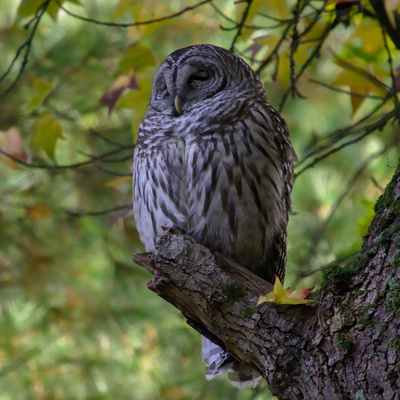
%> input picture Labs/lab24/owl.jpg, 400 x 400 px
$ octave owlImage.m   (GNU Octave 9; MATLAB toolbox functions it lacks are replaced by stand-ins)
%> lines starting %> are read from the running program, lines starting %| are printed output that depends on the picture
### Labs/lab24/scale_layers.m
## usage: scale_layers(array, weights)
##
## multiply each layer of a 3D array by the corresponding weight
function out = scale_layers(array, weights)
  #out = array .* reshape(weights,[1,1,3]);
  out = array .* vec(weights, 3);
endfunction

%!test
%! onez = ones(3,3);
%! A=cat(3,onez, 2*onez, 3*onez);
%! B=cat(3,onez, 6*onez, 15*onez);
%! assert(scale_layers(A,[1;3;5]),B)

### Labs/lab24/monochrome.m
function out = monochrome(in, weights=[0.21,0.72,0.07])
  #out = in .* reshape(weights,[1,1,3]);
  #out = in .* vec(weights, 3);
  out = sum(scale_layers(in, weights),3);
endfunction

### Labs/lab24/owlImage.m
owl=imread("owl.jpg");
%> owl is the input picture: size 400x400x3 uint8; mean R, G, B 91.6, 96, 62.7
monochromez=monochrome(owl);
%> in scale_layers, `out = array .* vec(weights, 3);`:
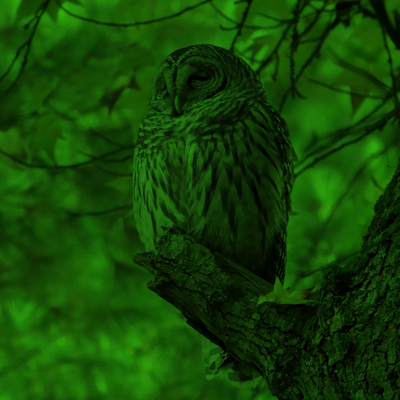
%> out: size 400x400x3 uint8; mean R, G, B 19.2, 69.1, 4.4
%> in monochrome, `out = sum(scale_layers(in, weights),3);`:
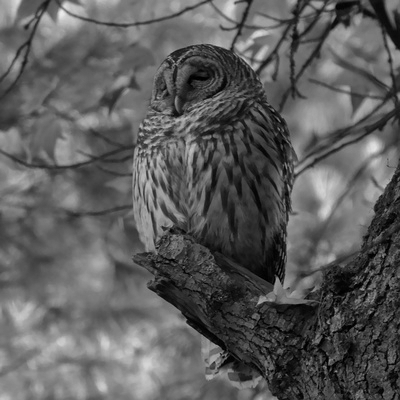
%> out: size 400x400 double; min 0, max 236, mean 92.8
imshow(monochromez, [0, 255]);
